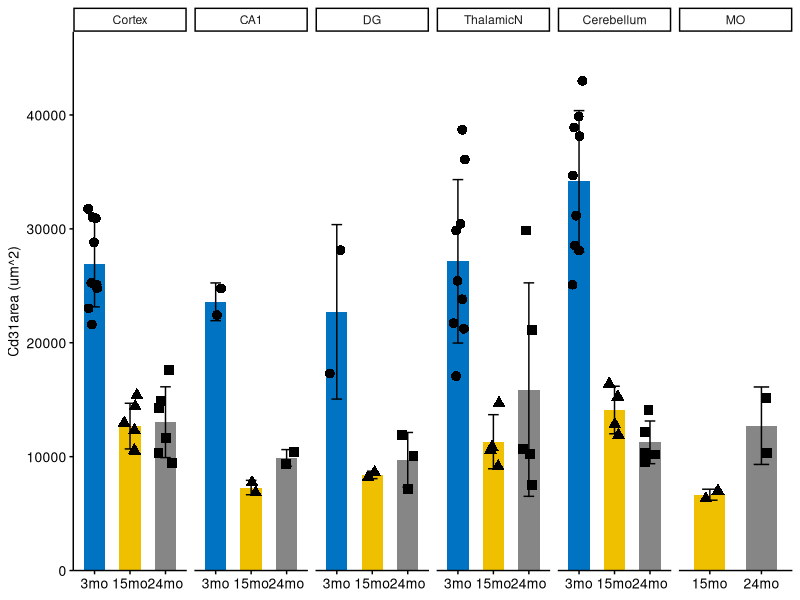
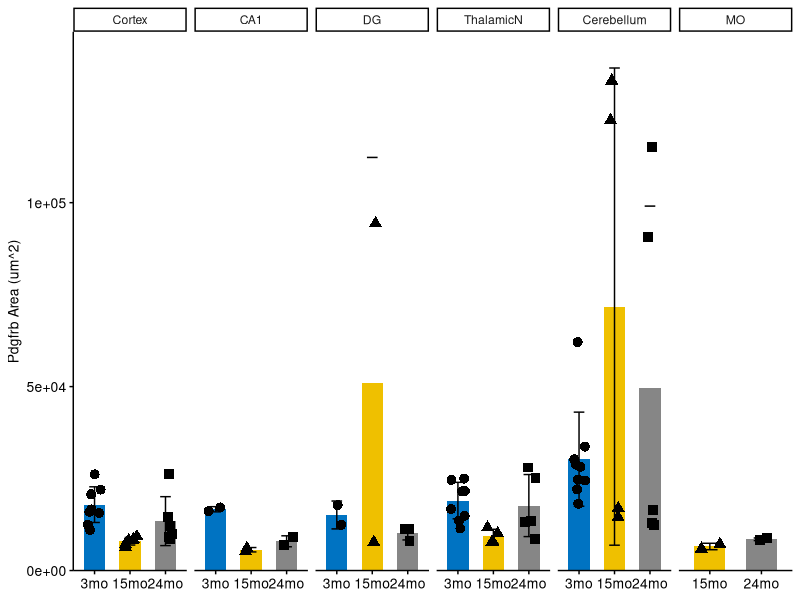
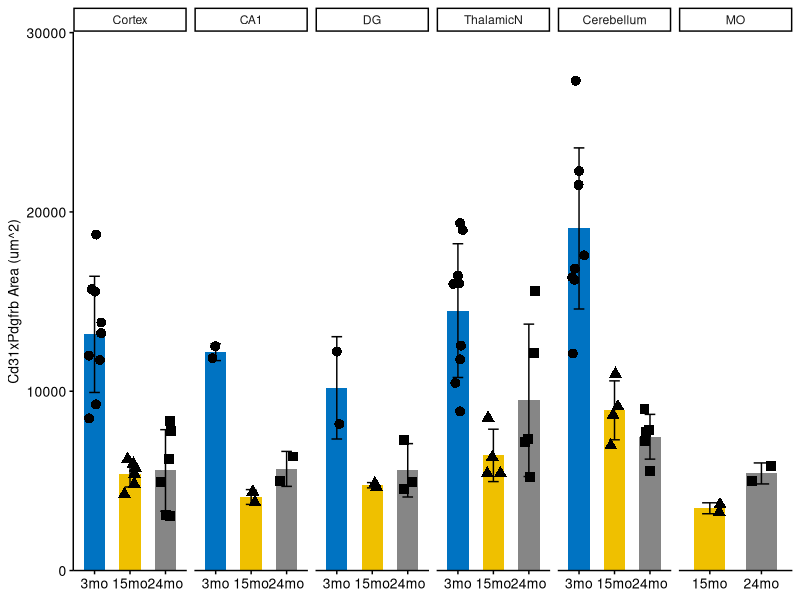
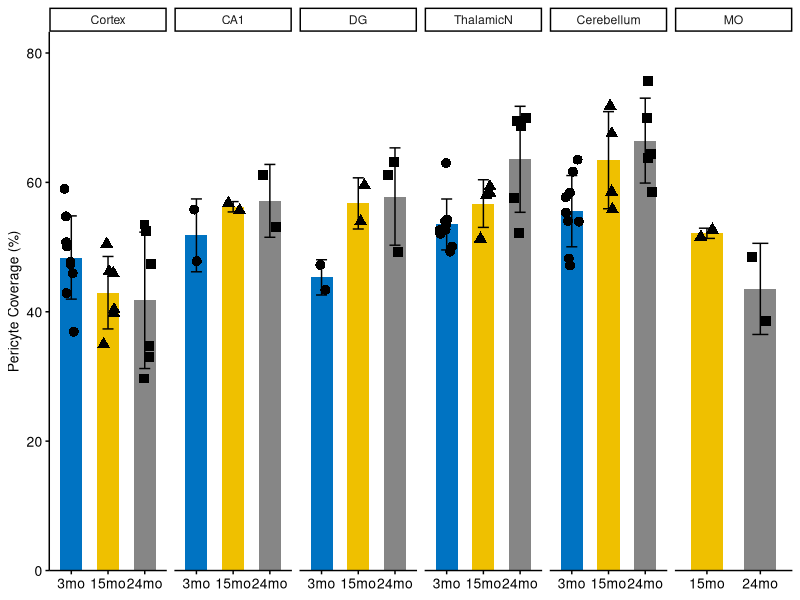
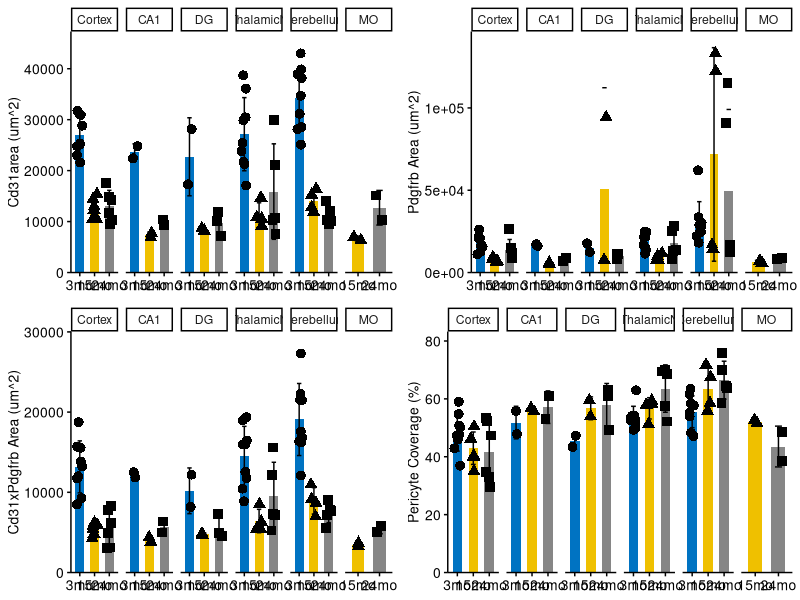

Recreate these plots in R, in order.
## ---- chunk 1
knitr::opts_chunk$set(echo = TRUE)
## ---- chunk 2
library(ggplot2)
library(openxlsx)
library(ggsci)
library(cowplot)
library(ggpubr)
## ---- chunk 3
wd = "/Users/tomohiro/Dropbox/BioInfomatics/R_CommandList/Graphics"
setwd(wd)
## ---- chunk 4
data = read.xlsx("DemoData1_Exp175_ECPCarea_Brain_v1_231025.xlsx", sheet = 1, startRow = 1)

data$Age <- factor(data$Age,
                   levels = c("3mo", "15mo", "24mo"))
data$Region <- factor(data$Region,
                      levels = c("Cortex", "CA1", "DG", "ThalamicN", "Cerebellum", "MO"))
## ---- chunk 5
  head(data)
## ---- chunk 6
## CD31 area
g1  <- ggplot(data, aes(x = Age, y = Cd31_Area_um2, fill = Age))+
    # stat_summaryで得られた平均値を用いて棒グラフを描出
    stat_summary(fun = "mean", geom = "bar", width = .6) +
    scale_fill_jco()+
    # stat_summary で得られた平均値と標準偏差を用いてエラーバーを描出
    stat_summary(fun.max = function(x) mean(x) + sd(x), 
                fun.min = function(x) mean(x) - sd(x),
                geom = 'errorbar', width = .3)+
  # dfの個別データをドットプロットで描出
  geom_jitter(aes(shape = Age), width = .2, size = 3)+
  # y軸の範囲を設定、プロット領域の拡張をゼロに設定することで棒グラフが浮かないようにする
  scale_y_continuous(expand = c(0, 0), limits = c(0, max(data$Cd31_Area_um2)*1.1))+ 
  # 体裁を整える。classicだけではいくつかの部品の色が黒ではないため、修正。凡例はお好みで。
  theme_classic()+ 
  theme(axis.title = element_text(size = 10),
        axis.text = element_text(size = 10, color = "black"),
        axis.ticks = element_line(color = "black"),
        legend.position = "none") +
  # ラベル
  labs(x = NULL, y = "Cd31area (um^2)") + 
  
  facet_grid(.~ Region, scales = "free")

  plot(g1)
##   ggsave("231025_Brain_CD31area.png", width = 10, height=5, dpi = 300)

    
## Pdgfrb area
g2  <- ggplot(data, aes(x = Age, y = Pdgfrb_Area_um2, fill = Age))+
  # stat_summaryで得られた平均値を用いて棒グラフを描出
  stat_summary(fun = "mean", geom = "bar", width = .6) +
  scale_fill_jco()+
  # stat_summary で得られた平均値と標準偏差を用いてエラーバーを描出
  stat_summary(fun.max = function(x) mean(x) + sd(x), 
               fun.min = function(x) mean(x) - sd(x),
               geom = 'errorbar', width = .3)+
  # dfの個別データをドットプロットで描出
  geom_jitter(aes(shape = Age), width = .2, size = 3)+
  # y軸の範囲を設定、プロット領域の拡張をゼロに設定することで棒グラフが浮かないようにする
  scale_y_continuous(expand = c(0, 0), limits = c(0, max(data$Pdgfrb_Area_um2)*1.1))+ 
  # 体裁を整える。classicだけではいくつかの部品の色が黒ではないため、修正。凡例はお好みで。
  theme_classic()+ 
  theme(axis.title = element_text(size = 10),
        axis.text = element_text(size = 10, color = "black"),
        axis.ticks = element_line(color = "black"),
        legend.position = "none") +
  # ラベル
  labs(x = NULL, y = "Pdgfrb Area (um^2)") + 
  
  facet_grid(.~ Region, scales = "free")

  plot(g2)
##    ggsave("231025_Brain_Pdgfrbarea.png", width = 10, height=5, dpi = 300)


## Cd31xPdgfrb area
g3  <- ggplot(data, aes(x = Age, y = CD31xPdgfrb_Area_um2, fill = Age))+
  # stat_summaryで得られた平均値を用いて棒グラフを描出
  stat_summary(fun = "mean", geom = "bar", width = .6) +
  scale_fill_jco()+
  # stat_summary で得られた平均値と標準偏差を用いてエラーバーを描出
  stat_summary(fun.max = function(x) mean(x) + sd(x), 
               fun.min = function(x) mean(x) - sd(x),
               geom = 'errorbar', width = .3)+
  # dfの個別データをドットプロットで描出
  geom_jitter(aes(shape = Age), width = .2, size = 3)+
  # y軸の範囲を設定、プロット領域の拡張をゼロに設定することで棒グラフが浮かないようにする
  scale_y_continuous(expand = c(0, 0), limits = c(0, max(data$CD31xPdgfrb_Area_um2)*1.1))+ 
  # 体裁を整える。classicだけではいくつかの部品の色が黒ではないため、修正。凡例はお好みで。
  theme_classic()+ 
  theme(axis.title = element_text(size = 10),
        axis.text = element_text(size = 10, color = "black"),
        axis.ticks = element_line(color = "black"),
        legend.position = "none") +
  # ラベル
  labs(x = NULL, y = "Cd31xPdgfrb Area (um^2)") + 
  
  facet_grid(.~ Region, scales = "free")

  plot(g3)
##    ggsave("231025_Brain_Cd31xPdgfrbarea.png", width = 10, height=5, dpi = 300)


## Pericytes coverage
g4  <- ggplot(data, aes(x = Age, y = PC_Coverage_percent, fill = Age))+
  # stat_summaryで得られた平均値を用いて棒グラフを描出
  stat_summary(fun = "mean", geom = "bar", width = .6) +
  scale_fill_jco()+
  # stat_summary で得られた平均値と標準偏差を用いてエラーバーを描出
  stat_summary(fun.max = function(x) mean(x) + sd(x), 
               fun.min = function(x) mean(x) - sd(x),
               geom = 'errorbar', width = .3)+
  # dfの個別データをドットプロットで描出
  geom_jitter(aes(shape = Age), width = .2, size = 3)+
  # y軸の範囲を設定、プロット領域の拡張をゼロに設定することで棒グラフが浮かないようにする
  scale_y_continuous(expand = c(0, 0), limits = c(0, max(data$PC_Coverage_percent)*1.1))+ 
  # 体裁を整える。classicだけではいくつかの部品の色が黒ではないため、修正。凡例はお好みで。
  theme_classic()+ 
  theme(axis.title = element_text(size = 10),
        axis.text = element_text(size = 10, color = "black"),
        axis.ticks = element_line(color = "black"),
        legend.position = "none") +
  # ラベル
  labs(x = NULL, y = "Pericyte Coverage (%)") + 
  
  facet_grid(.~ Region, scales = "free")

  plot(g4)
##    ggsave("231025_Brain_PCcoverage.png", width = 10, height= 5, dpi = 300)
  

## まとめて表示
ggpubr::ggarrange(g1, g2, g3, g4, nrow = 2, ncol = 2)
##  ggsave("231025_Brain_allimages.png", width =16, height= 8, dpi = 300)

